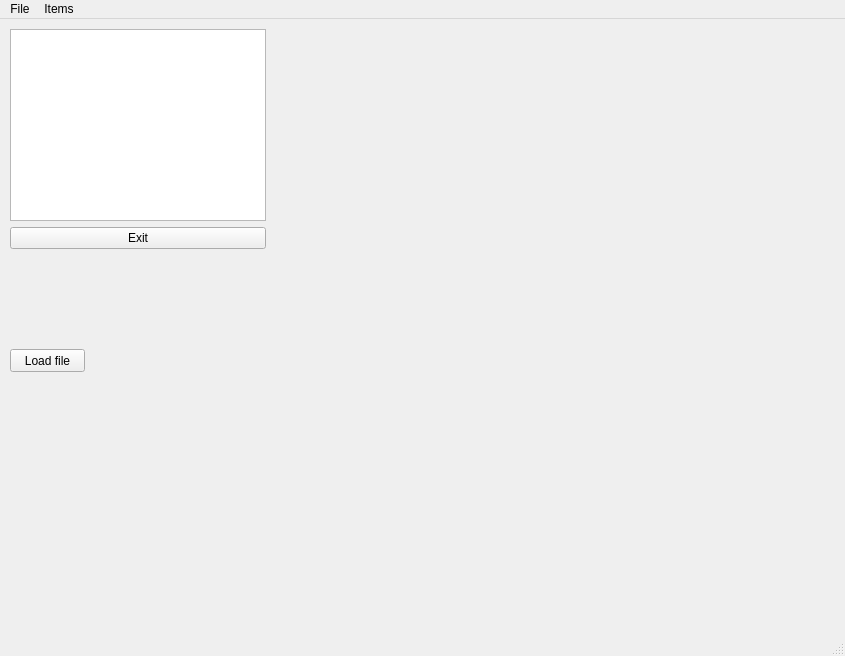
<?xml version="1.0" encoding="UTF-8"?>
<ui version="4.0">
 <class>MainWindow</class>
 <widget class="QMainWindow" name="MainWindow">
  <property name="geometry">
   <rect>
    <x>0</x>
    <y>0</y>
    <width>845</width>
    <height>656</height>
   </rect>
  </property>
  <property name="windowTitle">
   <string>MainWindow</string>
  </property>
  <widget class="QWidget" name="centralwidget">
   <widget class="QWidget" name="verticalLayoutWidget">
    <property name="geometry">
     <rect>
      <x>10</x>
      <y>10</y>
      <width>711</width>
      <height>281</height>
     </rect>
    </property>
    <layout class="QVBoxLayout" name="listAndExitButton">
     <property name="sizeConstraint">
      <enum>QLayout::SetFixedSize</enum>
     </property>
     <item>
      <widget class="QListWidget" name="listView"/>
     </item>
     <item>
      <widget class="QPushButton" name="exitButton">
       <property name="text">
        <string>Exit</string>
       </property>
      </widget>
     </item>
    </layout>
   </widget>
   <widget class="QPushButton" name="m_loadFileButton">
    <property name="geometry">
     <rect>
      <x>10</x>
      <y>330</y>
      <width>75</width>
      <height>23</height>
     </rect>
    </property>
    <property name="text">
     <string>Load file</string>
    </property>
   </widget>
  </widget>
  <widget class="QMenuBar" name="menubar">
   <property name="geometry">
    <rect>
     <x>0</x>
     <y>0</y>
     <width>845</width>
     <height>20</height>
    </rect>
   </property>
   <widget class="QMenu" name="menuFile">
    <property name="title">
     <string>File</string>
    </property>
    <addaction name="actionExit"/>
   </widget>
   <widget class="QMenu" name="menuItems">
    <property name="title">
     <string>Items</string>
    </property>
    <addaction name="actionAdd_some_items"/>
   </widget>
   <addaction name="menuFile"/>
   <addaction name="menuItems"/>
  </widget>
  <widget class="QStatusBar" name="statusbar"/>
  <action name="actionExit">
   <property name="text">
    <string>Exit</string>
   </property>
  </action>
  <action name="actionAdd_some_items">
   <property name="text">
    <string>Add some items</string>
   </property>
  </action>
 </widget>
 <resources/>
 <connections/>
</ui>
